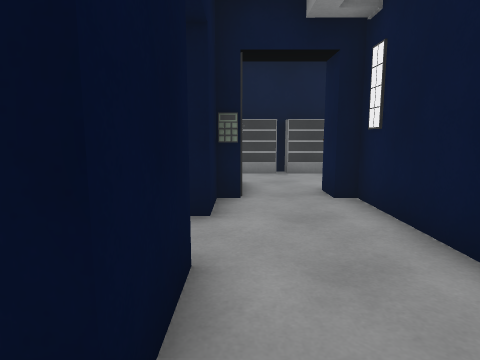
[1] (above)

16 first-person views from a walk through a scene from a Unity 3-D project. The camera is 1.3 m above the floor, tilts 8° down and sees 75° across. Doors are open. The floor is counted in squares, 1 m on a side. Each view is taken from the middle of a square. On the plan, view 1 faces up. The plan holds only what a view shows up to about 14 squares ahead; the rest is blank. The place goes on beyond the plan. The player is left out. Some surface patterns are stand-ins.

[2]
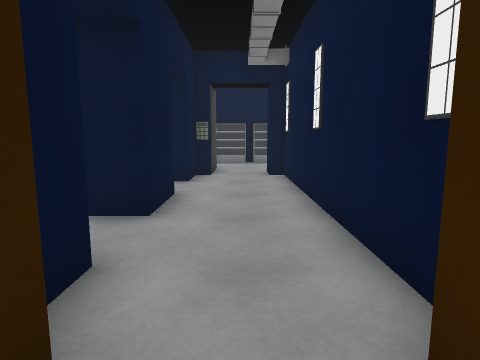

[3]
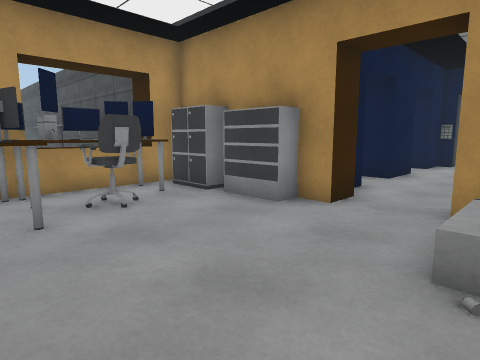

[4]
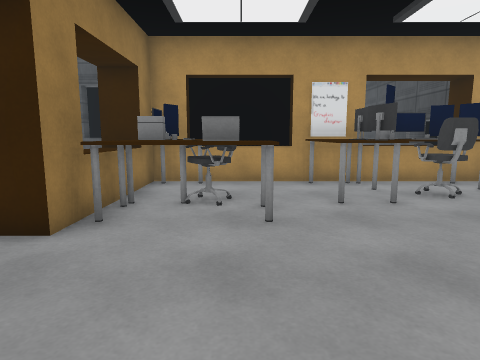

[5]
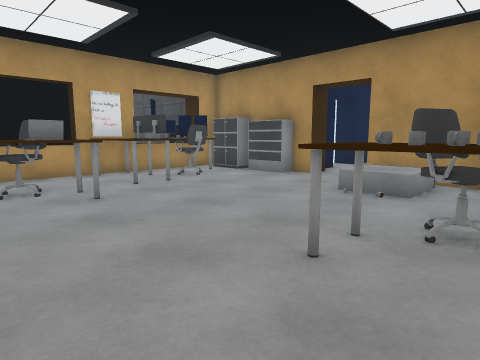

[6]
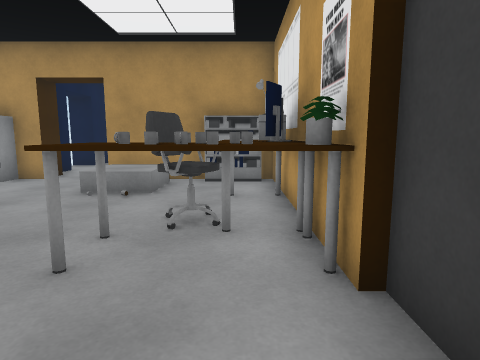

[7]
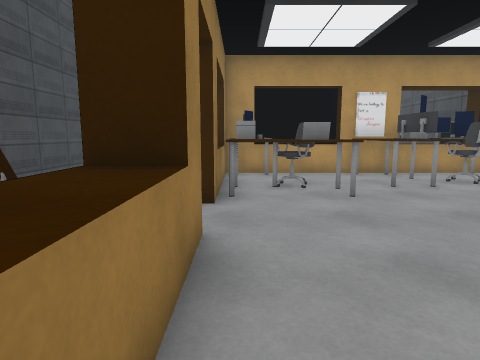

[8]
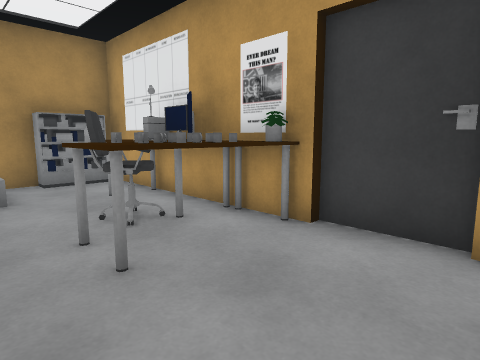

[9]
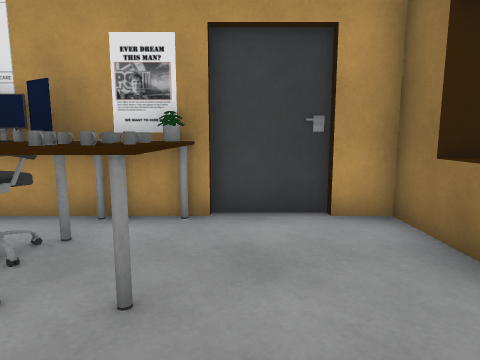

[10]
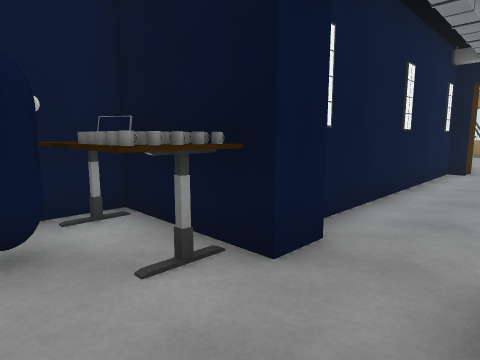

[11]
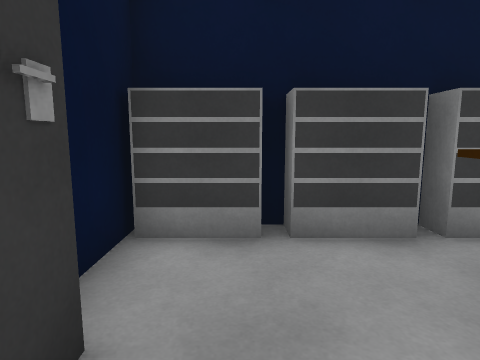

[12]
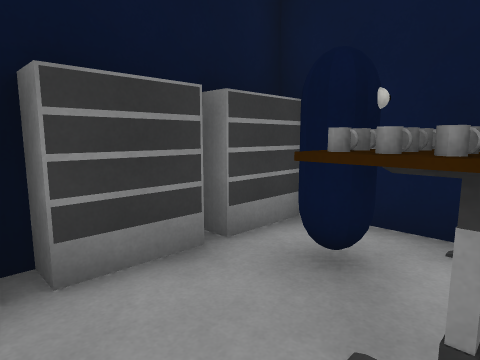

[13]
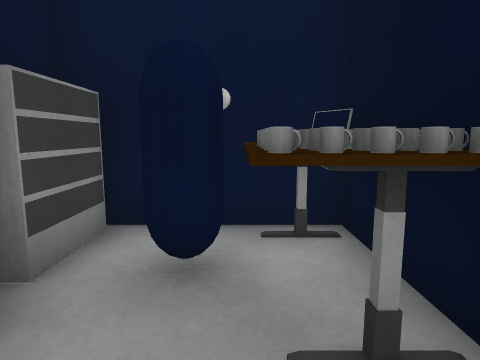

[14]
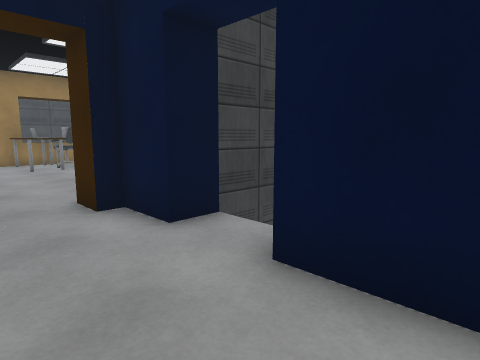

[15]
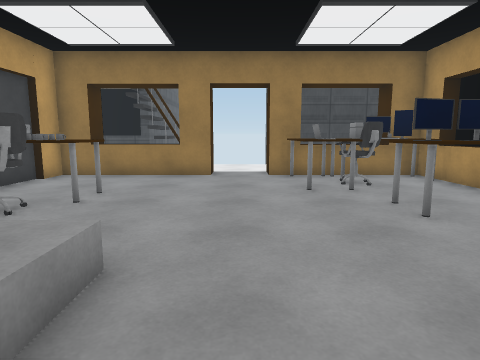

[16]
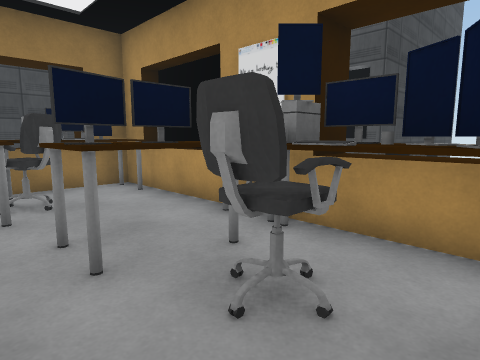

### Floor plan
Points are (right, up) in squares from view 1. A wall is a line through its corners. A room is listed if a view was taken in it or the views show most of it. See-through windows are left out.
Room 1 (views 1, 14)
walls: (-0.5, 3.1) (-0.5, 1); (-0.5, -1) (-0.5, -2.5) (0, -2.5); (0, 6.5) (-0.5, 6.5) (-0.5, 5); (2, -2.5) (2.5, -2.5) (2.5, 6.5) (2, 6.5)
ways out: opening at (1, -3) to room 2; opening at (1, 7) to room 3; open door at (-1, 0); open door at (-1, 4)
Room 2 (views 2, 3, 4, 5, 6, 7, 8, 9, 15, 16)
walls: (2, -13.5) (7, -13.5) (7, -12.4); (3, -14.5) (3.9, -14.5); (7, -10.6) (7, -8.5); (7, -6.6) (7, -3.5); (-5.5, -9.5) (-5.5, -12.5); (0, -2.5) (0, -3.5) (-0.9, -3.5); (-4, -13.4) (-4, -14.5); (5.1, -3.5) (2, -3.5) (2, -2.5); (7.2, -12.5) (7.2, -10.5); (-6, -7.5) (-5, -7.5) (-5, -13.5) (0, -13.5); (-5, -3.7) (-5, -4.5) (-5.6, -4.5)
ways out: opening at (1, -3) to room 1; open door at (0, -4.5); open door at (1, -14)
objects: other object (-5, -7) to (-5, -5); monitor (-4, -13); other object (-4, -12); other object (-4, -9) to (-2, -9); monitor (-4, -8); computer (-4, -7); mug (-4, -6); monitor (-4, -5); cabinet (-4, -4) to (-3, -4); computer (-3, -13); other object (-3, -12); monitor (-3, -8); chair (-3, -7) to (-2, -6); other object (-2, -13); chair (-2, -12) to (-2, -11); monitor (-2, -8); shelf (-2, -4) to (-1, -4); other object (-1, -13); laptop (-1, -12) to (-1, -11); other object (4, -10) to (4, -9); mug (5, -10); mug (5, -9); chair (5, -8); shelf (5, -4) to (6, -4); mug (6, -10); other object (6, -9); other object (6, -8) to (6, -7); other object (6, -6); monitor (7, -8); computer (7, -7)
Room 3 (views 10, 11, 12, 13)
walls: (2, 6.5) (2, 7.5) (5.5, 7.5) (5.5, 11); (1.8, 11.5) (1.2, 11.5); (0, 8.8) (0, 6.5); (-0.5, 11.4) (-0.5, 9.6)
ways out: opening at (1, 7) to room 1
objects: shelf (0, 11) to (1, 11); other object (2, 8) to (2, 9); shelf (2, 11) to (3, 11); mug (3, 9); other object (4, 9); other object (4, 10); shelf (4, 11) to (5, 11); laptop (5, 8); other object (5, 9)

Positions as (right, up) in squares from view 1, and headings:
1: (0, 0), facing up
2: (1, -4), facing up
3: (3, -9), facing up-left
4: (4, -11), facing left
5: (6, -13), facing up-left
6: (6, -13), facing up
7: (6, -13), facing left
8: (3, -13), facing up-right
9: (2, -11), facing right
10: (0, 10), facing down-right
11: (1, 7), facing up
12: (1, 8), facing up-right
13: (1, 9), facing right
14: (2, 3), facing down-left
15: (1, -3), facing down
16: (-1, -5), facing down-left
